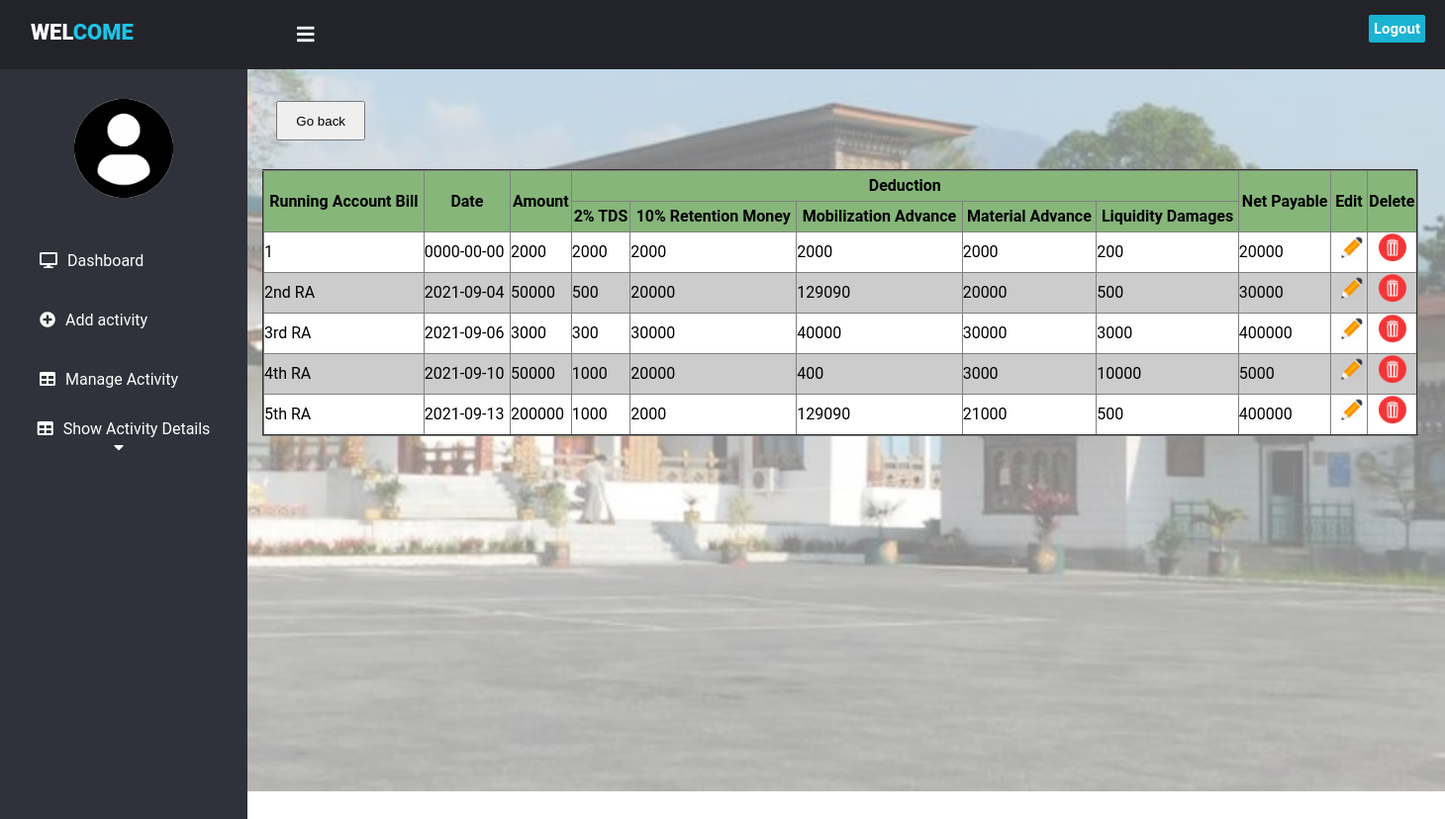
The app's page /show_running_bill.php?id=30 with its own data.
### tables this page shows
CREATE TABLE `running_bill` (
  `id` int(11) NOT NULL,
  `running_bill` varchar(100) NOT NULL,
  `date` date NOT NULL,
  `amount` int(11) NOT NULL,
  `tds` int(11) NOT NULL,
  `retention_money` int(11) NOT NULL,
  `mobilization_advance` int(11) NOT NULL,
  `material_advance` int(11) NOT NULL,
  `liquidity_damage` int(11) NOT NULL,
  `Net_payable` int(11) NOT NULL,
  `user_id` int(11) NOT NULL,
  `contract_details_id` int(11) NOT NULL
);

### show_running_bill.php (the view, shortened to what this page needs)
<!DOCTYPE html>
<html>
<head>
<link href="https://cdnjs.cloudflare.com/ajax/libs/font-awesome/5.13.0/css/all.min.css" rel="stylesheet">
<link rel="stylesheet" href="css/style.css">
</head>
<body>
<header>
	<label for="check">
	<i class="fas fa-bars" id="sidebar_btn"></i>
	</label>
	<div class="left_area">
	<h3>&nbsp;&nbsp;Wel<span>come</span></h3>
	</div>
	<div class="right_area">
	<a href="login.php" class="logout_btn">Logout</a>
</header>
	<div class="sidebar">
	<center>
	<img src="images/profile.jpg" class="profile_image" alt="">
	</center>
	<a href="index.php"><i class="fas fa-desktop"></i><span>Dashboard</span></a>
	<a href="add_activity.php"><i class="fa fa-plus-circle"></i><span>Add activity</span></a>
    <a href="manage_activity.php"><i class="fas fa-table"></i><span>Manage Activity</span></a>
	<div class="navbar">
	<div class="dropdown">
	<button class="dropbtn"><i class="fas fa-table"></i><span>Show Activity Details</span>
	<i class="fa fa-caret-down"></i>
	</button>
	</div>
	</div>	</div>
	<div class="content">
	<?php
include('connection.php');
$eid=$_GET['id'];
$sql = "SELECT running_bill.*,contract_details.* FROM running_bill,contract_details where running_bill.contract_details_id=contract_details.id and contract_details.activity_id='$eid'";
$results = mysqli_query($db,$sql) or die("database error:".mysqli_error($db));
?>
<button type="button" class="btn btn-primary" style="width:90px;height:5%;margin-top:7%;margin-left:2%;"><a href="view_contract.php" style="color:black;text-decoration: none;">Go back</a></button>
		<?php
		if($results-> num_rows > 0){
		?>
		<table align="center" border="2" cellspacing="0" cellpadding="0" style="width:80%;line-height:30px;margin-left:15px;margin-top:2%;border-collapse:collapse;position:fixed;">
		<tr>
			<th rowspan="2">Running Account Bill </th>
			<th rowspan="2">&nbsp;&nbsp;&nbsp;Date&nbsp;&nbsp;&nbsp;</th>
			<th rowspan="2">Amount</th>
			<th colspan="5">Deduction</th>
			<th rowspan="2">Net Payable</th>
			<th rowspan="2">Edit</th>
			<th rowspan="2">Delete</th></tr>
			<tr>
			<th>2% TDS</th>
			<th>10% Retention Money</th>
			<th>Mobilization Advance</th>
			<th>Material Advance</th>
			<th>Liquidity Damages</th>
			</tr>
			<tbody>
			<?php
		while($row = mysqli_fetch_assoc($results)){?>
		<tr><td><?php echo $row['running_bill']?></td>
		<td><?php echo $row['date'];?></td>
		<td><?php echo $row['amount'];?></td>
		<td><?php echo $row['tds'];?></td>
		<td><?php echo $row['retention_money'];?></td>
		<td><?php echo $row['mobilization_advance'];?></td>
		<td><?php echo $row['material_advance'];?></td>
		<td><?php echo $row['liquidity_damage'];?></td>
		<td><?php echo $row['Net_payable'];?></td>
		<td><a href="edit_runningbill.php?id=<?php echo htmlentities ($eid);?>"><img src="images/edit.png" width="25px" style="padding-left:8px" title="Edit"></a>
		<td><a href="delete_runningbill.php?deleteid=<?php echo htmlentities ($row['id']);?>"><img src="images/delete.png" width="30px" style="padding-left:10px" title="Delete"></a></td>
		</tr>
		<?php
		}
		}
		else{?>
			<button type="button" class="btn btn-primary" style="width:90px;height:5%;margin-top:7%;margin-left:2%;">
			<a href="running_bill.php?id=<?php echo htmlentities ($eid)?>" style="color:black;text-decoration: none;">Add</a></button>
		<?php }?>
	</tbody>
			</table>
</body>
</html>

### css/style.css (style rules this page uses)
header { position:fixed; background: #22242A; padding: 20px; width: 100%; height:30px; }
.left_area h3 { color:#fff; margin:0; text-transform:uppercase; font-size:22px; font-weight:900; }
.left_area span { color:#1DC4E7; }
.logout_btn { padding:5px; background:#19B3D3; text-decoration:none; float:right; margin-top:-30px; margin-right:40px; border-radius:2px; font-size:15px; font-weight:600; color:#fff; transition:0.5s; transition-property:background; }
.sidebar { background:#2F323A; margin-top:70px; padding-top:30px; position:absolute; left:0; width:250px; height:100%; transition:0.5s; transition-property:left; }
.sidebar .profile_image { width:100px; height:100px; border-radius:100px; margin-bottom:10px; }
.sidebar a { color:#fff; display:block; width:100%; line-height:60px; text-decoration:none; padding-left:40px; box-sizing:border-box; transition:0.5s; transition-property:background; }
.sidebar i { padding-right:10px; }
label #sidebar_btn { z-index:1; color:#fff; position:fixed; cursor:pointer; left:300px; font-size:20px; margin:5px 0; transition:0.5s; transition-property:color; }
.content { margin-left:250px; background:url('../images/gelephu1.png'); background-position:right; background-size:cover; height: 100vh; width: 100%; transition:0.5s; }
label { font-family:Serif; font-weight: bold; font-size: 20px; }
th { margin-left:10px; background-color:#86b679; line-height:30px; }
tr:nth-child(even) { background-color:#ccc; }
tr:nth-child(odd) { background-color:#fff; }
.navbar { overflow: hidden; background-color: #2F323A; padding-right:11px; }
.dropdown { float: left; overflow: hidden; }
.dropdown .dropbtn { font-size: 16px; border: none; outline: none; color: white; padding: 10px 30px; background-color: inherit; font-family: inherit; margin: 0; width:250px; }

### show_running_bill.php (style rules this page uses)
body { margin:0; padding:0; font-family:"Roboto", sans-serif; }

### records on screen
running_bill: running_bill "1", date "0000-00-00", amount "2000", tds "2000", retention_money "2000", mobilization_advance "2000", material_advance "2000", liquidity_damage "200", Net_payable "20000"
running_bill: running_bill "2nd RA", date "2021-09-04", amount "50000", tds "500", retention_money "20000", mobilization_advance "129090", material_advance "20000", liquidity_damage "500", Net_payable "30000"
running_bill: running_bill "3rd RA", date "2021-09-06", amount "3000", tds "300", retention_money "30000", mobilization_advance "40000", material_advance "30000", liquidity_damage "3000", Net_payable "400000"
running_bill: running_bill "4th RA", date "2021-09-10", amount "50000", tds "1000", retention_money "20000", mobilization_advance "400", material_advance "3000", liquidity_damage "10000", Net_payable "5000"
running_bill: running_bill "5th RA", date "2021-09-13", amount "200000", tds "1000", retention_money "2000", mobilization_advance "129090", material_advance "21000", liquidity_damage "500", Net_payable "400000"
